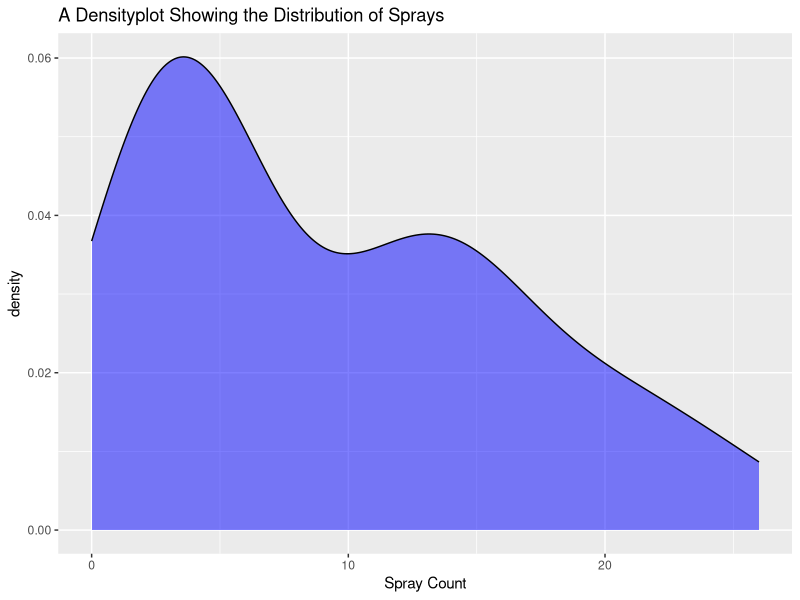
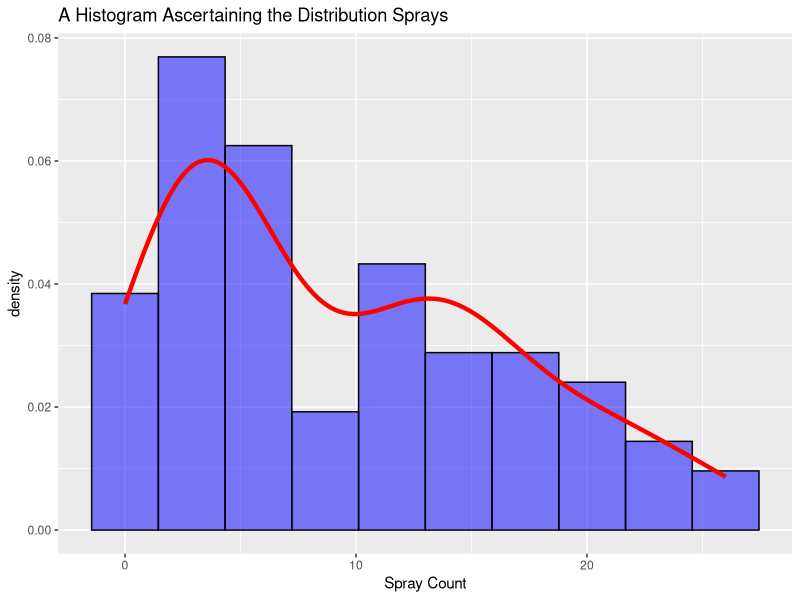
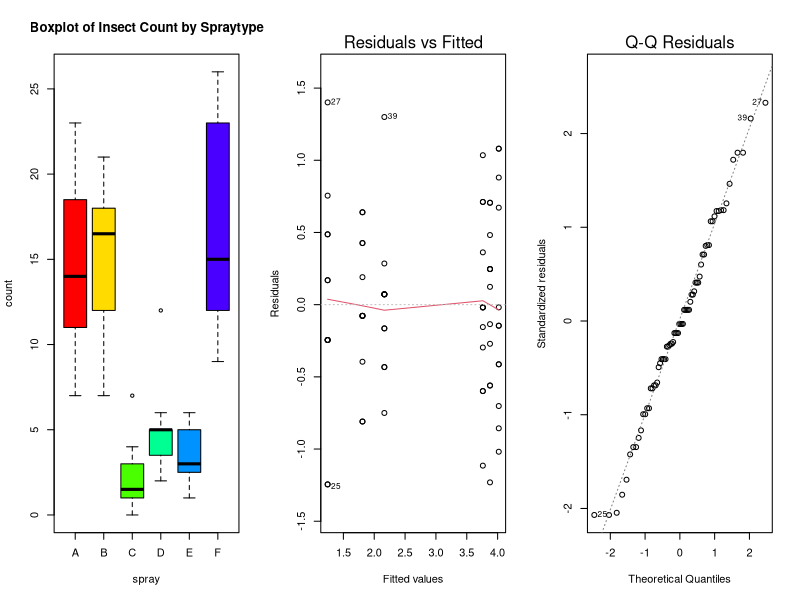
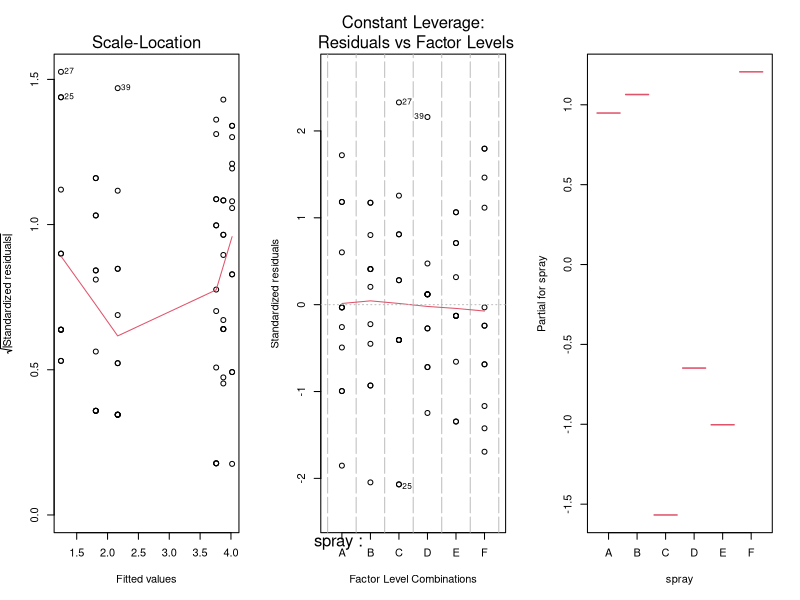

R code for these plots, in order:
attach (InsectSprays)

#Viewing the data set so as to know how best to proceed

head(InsectSprays)

#Inspecting the data to check its cleanliness and analyzability

str(InsectSprays)

#Obtaining the dataset's visual descriptives

par(mfcol=c(1,3))

library(lattice)

library(tidyverse)

library(ggplot2)


densityplot <- InsectSprays %>% ggplot(aes(x=count)) +
  geom_density(fill='blue', alpha=0.5) +
  labs(title='A Densityplot Showing the Distribution of Sprays', x='Spray Count')

densityplot

hist <- InsectSprays %>% ggplot(aes(x= count)) +
  geom_histogram(aes(y=..density..), fill = 'blue', alpha=0.5, col='black',bins = 10) +
  labs(title = 'A Histogram Ascertaining the Distribution Sprays', x='Spray Count') + 
  geom_density(lwd=1.5, col='red')

hist

boxplot(count~spray, col=rainbow(7),data=InsectSprays, main="Boxplot of Insect Count by Spraytype")

summary(InsectSprays)

model1<-with(InsectSprays, lm(count~spray))

with(InsectSprays, model1)

summary(model1)

anva<-aov(sqrt(count)~spray, data=InsectSprays)
anva

summary(anva)


plot(anva)

termplot(anva)
